Frame 1 (no input): blank canvas, image omitted
Frame 60 (no input): blank canvas, image omitted
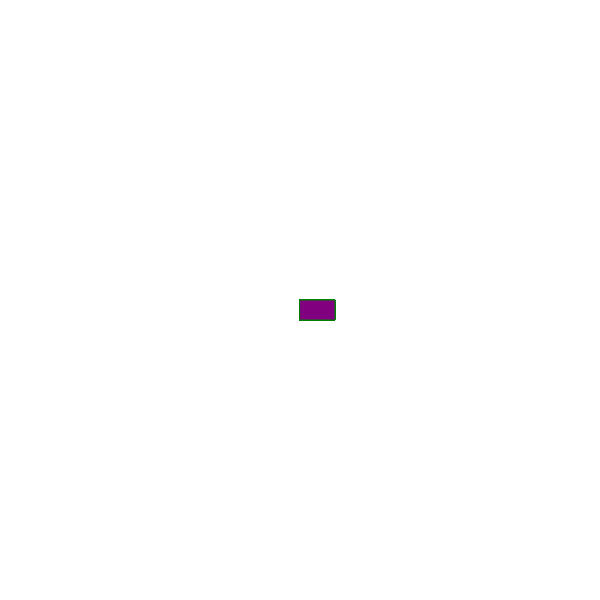
Frame 120 (the mouse pressed at the canvas centre since frame 60)

The p5.js sketch whose frames 1 and 60 were blank and that drew this single picture after the mouse press (run headless with seeded random() and noise() and a simulated clock; from frame 60 on, the mouse is pressed at the canvas centre):

// p5.js sketch
// ── sketch.js
function setup() {
    createCanvas(600, 600);
    background("white");
  }
  
  function draw() {
    
  stroke("green");
  fill("purple");
  
    // console.log(mouseIsPressed)
  
    if (mouseIsPressed) {
      rect(mouseX, mouseY, 35, 20);
    }
  }
  
